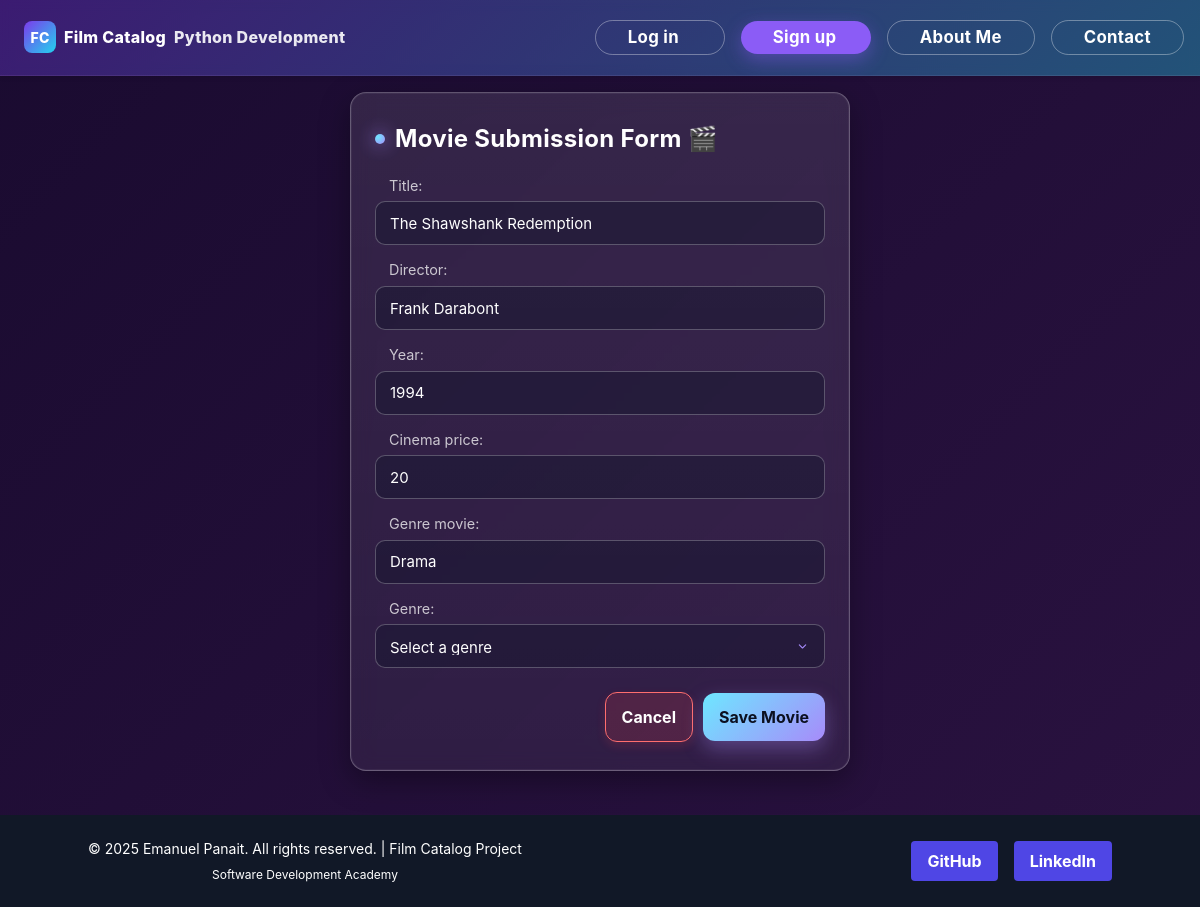
The app's page /update/1/ with its own data.
### viewer/models.py (models this page shows)
class Movie(Model):
    Title = CharField(max_length=100, blank=True, null=True, db_column='title')
    director = CharField(max_length=100, blank=True, null=True, db_column='director')
    Year = IntegerField(blank=True, null=True, db_column='year')
    cinema_price = IntegerField(blank=True, null=True, db_column='cinema_price')
    genre_movie = CharField(max_length=50, blank=True, null=True, db_column='genre_movie')

### viewer/views.py (the view)
# urls.py: path('update/<int:pk>/', MovieUpdateView.as_view(), name='movie-update'),
class MovieUpdateView(UpdateView):
    model = Movie
    form_class = MovieForm
    template_name = 'movie_update.html'
    success_url = reverse_lazy("home")

### viewer/views.py
class MovieForm(forms.ModelForm):
    class Meta:
        model = Movie
        fields = _FORM_FIELDS

### viewer/Templates/movie_update.html (shortened to what this page needs)
{% extends 'base.html' %}
{% load static %}
{% block content %}
<main role="main" class="grid place-items-center p-4" style="min-height: calc(100vh - 192px);">
    <div class="wrap">
        <div class="card">
            <h1 class="title"><span class="dot" aria-hidden="true"></span>Movie Submission Form 🎬</h1>
            <form method="post" enctype="multipart/form-data">
                {{ form.as_p }}
                <p>
                    <label for="genre">Genre:</label>
                    <select name="genre" id="genre" required>
                        <option value="" disabled selected>Select a genre</option>
                    </select>
                </p>
                <div class="actions">
                    <a href="{% url 'home' %}" class="button-cancel">Cancel</a>
                    <button type="submit">Save Movie</button>
                </div>
            </form>
        </div>
    </div>
</main>
{% endblock %}

### viewer/Templates/base.html (style rules this page uses)
body { font-family: 'Inter', sans-serif; background: linear-gradient(to bottom, #6a5acd, #1f1f1f); opacity: 0; transition: opacity 0.4s; min-height: 100vh; position: relative; padding-bottom: 120px; }
.actions { display: flex; align-items: center; gap: 10px; }

### viewer/Templates/movie_update.html (style rules this page uses)
:root { --bg1: #1a0b30; --bg2: #2a1240; --stroke: rgba(255, 255, 255, 0.25); --text: #ffffff; --muted: rgba(255,255,255,0.75); --accent-save: #6ee7ff; --accent-cancel: #ff6e6e; --accent-2: #a78bfa; --shadow: rgba(0,0,0,0.35); }
body { background: linear-gradient(135deg, var(--bg1) 0%, var(--bg2) 100%) !important; }
.wrap { width: min(92vw, 500px); }
.card { background: linear-gradient(180deg, rgba(255,255,255,0.10), rgba(255,255,255,0.06)); backdrop-filter: blur(10px); border: 1px solid var(--stroke); border-radius: 16px; padding: 28px 24px; box-shadow: 0 10px 30px var(--shadow), inset 0 0 0 1px rgba(255,255,255,0.05); }
.title { margin: 0 0 18px; font-size: 1.5rem; font-weight: 700; letter-spacing: .3px; display: flex; align-items: center; gap: 10px; color: var(--text); }
.title .dot { width: 10px; height: 10px; border-radius: 50%; background: radial-gradient(circle at 30% 30%, var(--accent-save), var(--accent-2)); box-shadow: 0 0 18px var(--accent-2); }
form { display: grid; gap: 14px; }
form p { margin: 0; display: grid; gap: 5px; }
form label { font-size: .9rem; color: var(--muted); padding-left: 14px; display: block; }
form input, form select, form textarea { width: 100%; padding: 12px 14px; border-radius: 10px; border: 1px solid var(--stroke); background: rgba(13, 18, 38, 0.35); color: var(--text); outline: none; font-size: 15px; height: 44px; transition: border-color .15s ease, box-shadow .15s ease, background .15s ease; -webkit-appearance: none; -moz-appearance: none; appearance: none; }
form select { background-repeat: no-repeat; background-position: right 14px center; background-size: 1em; padding-right: 30px; }
.card .actions { display: flex; gap: 10px; justify-content: flex-end; margin-top: 10px; }
.card button[type="submit"] { appearance: none; border: none; cursor: pointer; border-radius: 12px; padding: 12px 16px; font-weight: 700; text-decoration: none; text-align: center; transition: transform .06s ease, box-shadow .15s ease, filter .15s ease; font-size: 1rem; color: #0b1020; background: linear-gradient(135deg, var(--accent-save), var(--accent-2)); box-shadow: 0 8px 20px rgba(167, 139, 250, 0.35); }
.button-cancel { appearance: none; border: none; cursor: pointer; border-radius: 12px; padding: 12px 16px; font-weight: 700; text-decoration: none; text-align: center; transition: transform .06s ease, box-shadow .15s ease, filter .15s ease; font-size: 1rem; color: var(--text); background: rgba(255, 72, 72, 0.15); border: 1px solid var(--accent-cancel); box-shadow: 0 4px 10px rgba(255, 72, 72, 0.15); }

### records on screen
Movie: Title "The Shawshank Redemption", director "Frank Darabont", Year "1994", cinema_price "20", genre_movie "Drama"
